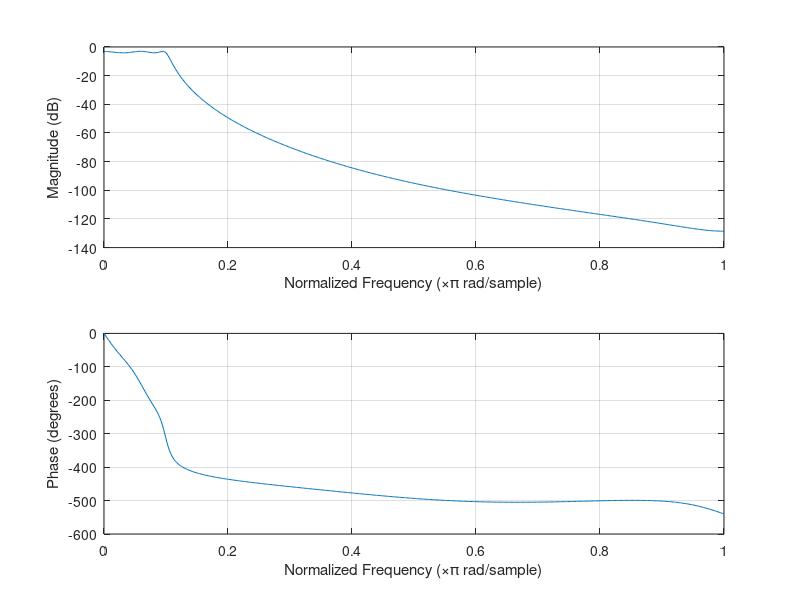
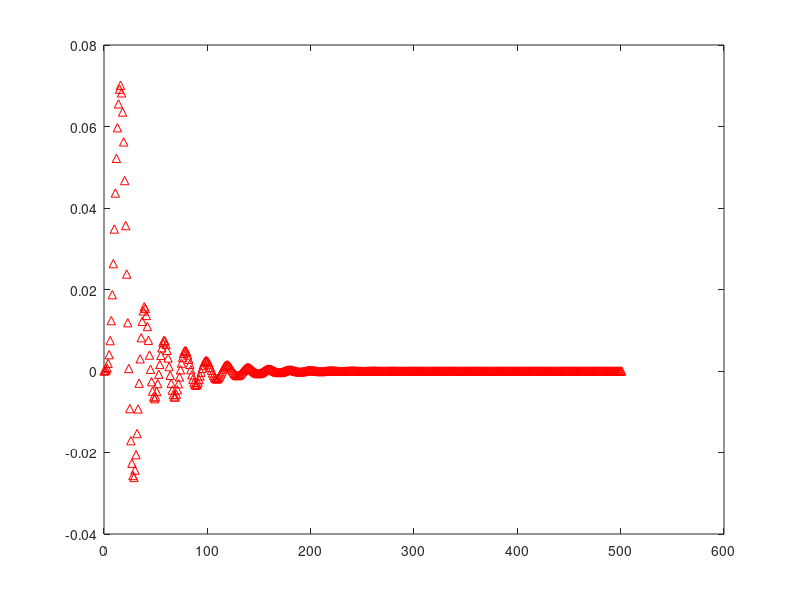
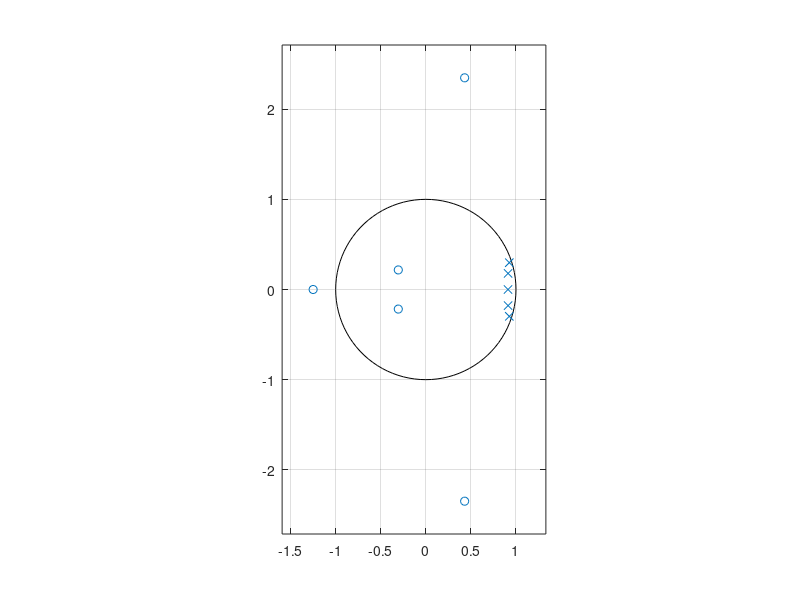

MATLAB code to generate these figures, in order:
% affichage de la r�ponse impulsionnelle et en fr�quence d'un filtre
% pour diff�rentes quantifications

%filtre 1 / 5eme ordre Cheby1 LP �  wc = 0.1* freq. Nyquist
% <=> wc= 0.05 en freq normalis� par rapport � Fe...
b6=[0.000010244489966, 0.00005122244983, 0.00010244489966, 0.00010244489966, 0.00005122244983, 0.000010244489966];
a6=[1, -4.587872303018951, 8.539921345676827, -8.056010065267944, 3.849456261673001, -0.745167415384022];

% arrondir ici les coefficients b6 et a6
b61=[0.00001, 0.00001, 0.00005, 0.00010, 0.00005, 0.00001];
a61=[1, -4.58787, 8.53992, -8.05601, 3.84945, -0.74516];  


% ----------------------------------------------------------------

% filtre 2 :10eme ordre  Butterworth LP � wc =0.1 * freq. Nyquist  
%  <=> wc= 0.05 en freq normalis� par rapport � Fe...
% Pb � l'export des coeff precision pas assez bonne , la reponse
% frequentielle ne correspond plus a celle de la matrice SOS
% => pr�cision trop faible dans ce format...
b11= 1.0e-006 *[0.0036, 0.0362 , 0.1629, 0.4344, 0.7601, 0.9122 ,0.7601, 0.4344, 0.1629 , 0.0362 , 0.0036];
a11= [1, -7.9923, 28.9122, -62.3154, 88.5877, -86.7671, 59.281, -27.8903, 8.6457, -1.5942, 0.1328];
% avec export dans un fichier Header C=> Pr�cision double flottant, OK
b12 = [ 3.619695077616e-009,3.619695077616e-008,1.628862784927e-007,4.343634093139e-007, 7.601359662994e-007,9.121631595592e-007,7.601359662994e-007,4.343634093139e-007,1.628862784927e-007,3.619695077616e-008,3.619695077616e-009]
a12 = [ 1,-7.992296662399,28.91219458418, -62.31535228155, 88.58766325126,-86.76706804056,59.2809515741,-27.89029917249,8.645682137526,-1.59423976769,0.1327680841929] 


% -------------------------------------------------------------
a=a61;    % initialisation des coeff IIR � utiliser
b=b61;

figure(1)
freqz(b,a);
figure(2);
impz(b,a);
figure(3);
zplane(b,a);

